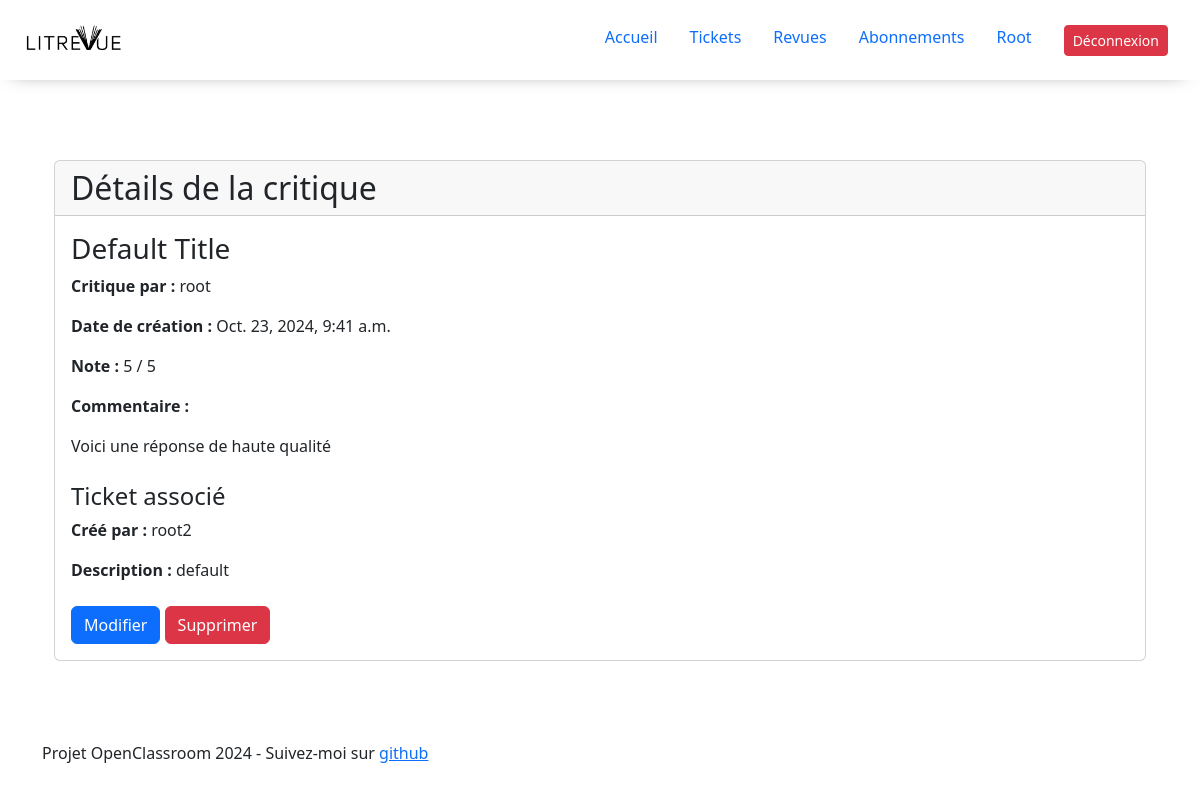
The page /review/1/ (signed in) on the database its author committed.
### users/models.py (models this page shows, shortened)
class CustomUser(modelsAuth.AbstractUser):
    followed_users = models.ManyToManyField('self', through=UserFollows,  symmetrical=False, related_name='followers_set')

### website/models.py (models this page shows, shortened)
class Review(models.Model):
    ticket = models.ForeignKey(to=Ticket, on_delete=models.CASCADE)
    rating = models.PositiveSmallIntegerField(
        validators=[MinValueValidator(0), MaxValueValidator(5)],
    )
    headline = models.CharField(max_length=128)
    body = models.TextField(max_length=8192, blank=True)
    user = models.ForeignKey(
        to=settings.AUTH_USER_MODEL, on_delete=models.CASCADE
    )
    time_created = models.DateTimeField(auto_now_add=True)

class Ticket(models.Model):
    book = models.CharField(max_length=128,default='Default Title')
    description = models.TextField(max_length=2048, blank=True)
    user = models.ForeignKey(settings.AUTH_USER_MODEL, on_delete=models.CASCADE)
    image = models.ImageField(upload_to='tickets/', null=True, blank=True)
    time_created = models.DateTimeField(auto_now_add=True)

### website/views.py (the view)
# urls.py: path('review/<int:pk>/', ReviewDetailView.as_view(), name='review_detail'),
class ReviewDetailView(LoginRequiredMixin, DetailView):
    model = Review
    action='detail'
    template_name = 'website/Review.html'

### website/templates/website/Review.html (shortened to what this page needs)
{% extends 'website/base.html' %}
{% block content %}
<div class="main_content container mt-5">
    {% if view.action == 'create' or view.action == 'edit' %}
        <h2 class="mb-4">
            {% if view.action == 'create' %}
                {% if ticket %}
                    Créer une critique pour:
                    <h3>{{ ticket.book }}</h3>
                {% else %}
                    Créer un ticket et une critique
                {% endif %}
            {% elif view.action == 'edit' %}
                Modifier la critique
            {% endif %}
        </h2>
        <form method="post" enctype="multipart/form-data">
            {% csrf_token %}
            <div class="card mb-4">
                <div class="card-header">
                    <h3 class="mb-0">Informations sur le livre</h3>
                </div>
                <div class="card-body">
            {% if not review.ticket %}
                        <div class="form-group mb-3">
                            {{ form.ticket_book.label_tag }}
                            {{ form.ticket_book }}
                            {% if form.ticket_book.errors %}
                                <div class="text-danger">
                                    {{ form.ticket_book.errors }}
                                </div>
                            {% endif %}
                        </div>
                        <div class="form-group mb-3">
                            {{ form.ticket_description.label_tag }}
                            {{ form.ticket_description }}
                            {% if form.ticket_description.errors %}
                                <div class="text-danger">
                                    {{ form.ticket_description.errors }}
                                </div>
                            {% endif %}
                        </div>
                        <div class="form-group mb-3">
                            {{ form.ticket_image.label_tag }}
                            {{ form.ticket_image }}
                            {% if form.ticket_image.errors %}
                                <div class="text-danger">
                                    {{ form.ticket_image.errors }}
                                </div>
                            {% endif %}
                        </div>
            {% else %}
                {{ form.ticket.as_hidden }}
                <p><strong>Livre:</strong> {{ review.ticket.book }}</p>
                <p><strong>Description:</strong> {{ review.ticket.description }}</p>
                <p><strong>Créé par: <a href="http://localhost:8000/user/{{ review.ticket.user }}">{{ review.ticket.user }}</a> </strong></p>
                <p><strong>Date de création:</strong> {{ review.ticket.time_created }}</p>
                {% if review.ticket.image %}
                    <img class="img-fluid mt-3 mb-3" src="{{ review.ticket.image.url }}" alt="{{ review.ticket.book }}">
                {% endif %}
                    </div>
                </div>
                <div class="mt-3">
            {% endif %}
            <div class="card">
                <div class="card-header">
                    <h3 class="mb-0">Votre critique</h3>
                </div>
                <div class="card-body">
                    {% for field in form %}
                        {% if field.name not in 'ticket,ticket_book,ticket_description,ticket_image' %}
                            <div class="form-group mb-3">
                                {{ field.label_tag }}
                                {{ field }}
                                {% if field.errors %}
                                    <div class="text-danger">
                                        {{ field.errors }}
                                    </div>
                                {% endif %}
                            </div>
                        {% endif %}
                    {% endfor %}
                </div>
            </div>
            <div class="mt-4">
                <button type="submit" class="btn btn-primary">
                    {% if view.action == 'create' %}Créer{% else %}Modifier{% endif %}
                </button>
                <a href="{% url 'website:review_list' %}" class="btn btn-secondary">Annuler</a>
            </div>
        </form>
    {% elif view.action == 'detail' %}
        <div class="card">
            <div class="card-header">
                <h2 class="mb-0">Détails de la critique</h2>
            </div>
            <div class="card-body">
                <h3>{{ review.ticket.book }}</h3>
                <p><strong>Critique par :</strong> {{ review.user }}</p>
                <p><strong>Date de création :</strong> {{ review.time_created }}</p>
                <p><strong>Note :</strong> {{ review.rating }} / 5</p>
                <p><strong>Commentaire :</strong></p>
                <p>{{ review.body }}</p>
                {% if review.ticket %}
                    <h4 class="mt-4">Ticket associé</h4>
                    <p><strong>Créé par :</strong> {{ review.ticket.user }}</p>
                    <p><strong>Description :</strong> {{ review.ticket.description }}</p>
                {% endif %}
                <div class="mt-4">
                    {% if user.is_authenticated and user == review.user %}
                        <a href="{% url 'website:edit_review' review.pk %}" class="btn btn-primary">Modifier</a>
                        <a href="{% url 'website:delete_review' review.pk %}" class="btn btn-danger">Supprimer</a>
                    {% endif %}
                </div>
            </div>
        </div>
    {% endif %}
</div>
{% endblock %}

### website/templates/website/base.html (shortened to what this page needs)
{%load static %}
<!DOCTYPE html>
<html lang="en">
    <head>
        <link rel="stylesheet" href="{% static 'website/navbar.css' %}" />
        <link rel="stylesheet" href="{% static 'website/home.css' %}" />
        <link href="https://cdn.jsdelivr.net/npm/bootstrap@5.3.2/dist/css/bootstrap.min.css" rel="stylesheet">
    </head>
    <body>
        <header class="header">
            <div class="container navbar">
                <a href="{% url 'website:home' %}" class="logo">
                    <img class="logo" src="{% static 'website/Logo_LitRevue.png' %}" alt="LitRevue Logo">
                </a>
               	<nav class="nav">
	            	<a href="{% url 'website:home' %}"> Accueil</a>
	                {% if request.user.is_authenticated %}
	    	              	<a href="{% url 'website:ticket_list' %}"> Tickets </a>
	    	              	<a href="{% url 'website:review_list' %}"> Revues </a>
                              <a href="{% url 'website:followed_users' %}"> Abonnements </a>
		                	<a href="#"> {{request.user | title}}</a>
	    	                <form class="logout" method="post" action="{% url 'users:logout' %}" class="logout-form">
                                <button type="submit" class="btn btn-danger btn-sm">
                                     Déconnexion
                                </button>
                            </form>
	                {% else %}
							<a class="btn btn-outline">Login</a>
                            <a href="{% url 'users:register' %}" class="btn btn-primary">Join Now</a>
	                {% endif %}
	              </nav>
            </div>
        </header>
        <main>
            <div class="container">
             {%block content %}
             {%endblock content%}
            </div>
        </main>
        <footer class="footer">
            <div class="container">
				<p>Projet OpenClassroom 2024 - Suivez-moi sur <a href="https://github.com/Zeatop"> github </a></p>
            </div>
        </footer>
    </body>
</html>

### website/static/website/navbar.css (style rules this page uses)
footer { margin-top: 5rem }
.navbar { display: flex; justify-content: space-between; align-content: center; box-shadow: -2px 5px 20px -15px rgba(0,0,0,0.74); min-width: 100%; position: fixed !important; padding-bottom: 2rem !important; height: 10%; padding-top: 2rem !important; margin-top: -3rem; z-index: 2; background-color: white; }
.logo { max-width: 35%; }
.logout { padding-left: 1rem; }
.nav a { padding-left: 1rem; padding-right: 1rem; text-decoration: none; }
.nav { padding-right: 2rem }
.main_content { padding-top: 10%; position: relative; z-index: 1; top: 0; }

### rows shown on the page
CustomUser: user "Root"
Review: ticket.book "Default Title", user "root", time_created "Oct. 23, 2024, 9:41 a.m.", rating "5", body "Voici une réponse de haute qualité", ticket.user "root2", ticket.description "default"
